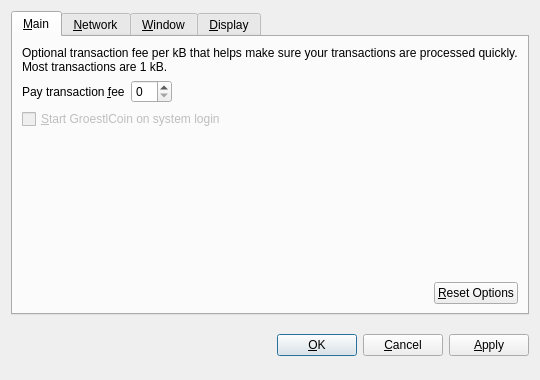
<?xml version="1.0" encoding="UTF-8"?>
<ui version="4.0">
 <class>OptionsDialog</class>
 <widget class="QDialog" name="OptionsDialog">
  <property name="geometry">
   <rect>
    <x>0</x>
    <y>0</y>
    <width>540</width>
    <height>380</height>
   </rect>
  </property>
  <property name="windowTitle">
   <string>Options</string>
  </property>
  <property name="modal">
   <bool>true</bool>
  </property>
  <layout class="QVBoxLayout" name="verticalLayout">
   <item>
    <widget class="QTabWidget" name="tabWidget">
     <property name="tabPosition">
      <enum>QTabWidget::North</enum>
     </property>
     <property name="currentIndex">
      <number>0</number>
     </property>
     <widget class="QWidget" name="tabMain">
      <attribute name="title">
       <string>&amp;Main</string>
      </attribute>
      <layout class="QVBoxLayout" name="verticalLayout_Main">
       <item>
        <widget class="QLabel" name="transactionFeeInfoLabel">
         <property name="text">
          <string>Optional transaction fee per kB that helps make sure your transactions are processed quickly. Most transactions are 1 kB.</string>
         </property>
         <property name="textFormat">
          <enum>Qt::PlainText</enum>
         </property>
         <property name="wordWrap">
          <bool>true</bool>
         </property>
        </widget>
       </item>
       <item>
        <layout class="QHBoxLayout" name="horizontalLayout_1_Main">
         <item>
          <widget class="QLabel" name="transactionFeeLabel">
           <property name="text">
            <string>Pay transaction &amp;fee</string>
           </property>
           <property name="textFormat">
            <enum>Qt::PlainText</enum>
           </property>
           <property name="buddy">
            <cstring>transactionFee</cstring>
           </property>
          </widget>
         </item>
         <item>
          <widget class="BitcoinAmountField" name="transactionFee"/>
         </item>
         <item>
          <spacer name="horizontalSpacer_1_Main">
           <property name="orientation">
            <enum>Qt::Horizontal</enum>
           </property>
           <property name="sizeHint" stdset="0">
            <size>
             <width>40</width>
             <height>20</height>
            </size>
           </property>
          </spacer>
         </item>
        </layout>
       </item>
       <item>
        <widget class="QCheckBox" name="bitcoinAtStartup">
         <property name="enabled">
          <bool>false</bool>
         </property>
         <property name="toolTip">
          <string>Automatically start GroestlCoin after logging in to the system.</string>
         </property>
         <property name="text">
          <string>&amp;Start GroestlCoin on system login</string>
         </property>
        </widget>
       </item>
       <item>
        <spacer name="verticalSpacer_Main">
         <property name="orientation">
          <enum>Qt::Vertical</enum>
         </property>
         <property name="sizeHint" stdset="0">
          <size>
           <width>20</width>
           <height>40</height>
          </size>
         </property>
        </spacer>
       </item>
       <item>
        <layout class="QHBoxLayout" name="horizontalLayout_2_Main">
         <item>
          <spacer name="horizontalSpacer_2_Main">
           <property name="orientation">
            <enum>Qt::Horizontal</enum>
           </property>
           <property name="sizeHint" stdset="0">
            <size>
             <width>40</width>
             <height>20</height>
            </size>
           </property>
          </spacer>
         </item>
         <item>
          <widget class="QPushButton" name="resetButton">
           <property name="toolTip">
            <string>Reset all client options to default.</string>
           </property>
           <property name="text">
            <string>&amp;Reset Options</string>
           </property>
           <property name="autoDefault">
            <bool>false</bool>
           </property>
          </widget>
         </item>
        </layout>
       </item>
      </layout>
     </widget>
     <widget class="QWidget" name="tabNetwork">
      <attribute name="title">
       <string>&amp;Network</string>
      </attribute>
      <layout class="QVBoxLayout" name="verticalLayout_Network">
       <item>
        <widget class="QCheckBox" name="mapPortUpnp">
         <property name="toolTip">
          <string>Automatically open the GroestlCoin client port on the router. This only works when your router supports UPnP and it is enabled.</string>
         </property>
         <property name="text">
          <string>Map port using &amp;UPnP</string>
         </property>
        </widget>
       </item>
       <item>
        <widget class="QCheckBox" name="connectSocks">
         <property name="toolTip">
          <string>Connect to the GroestlCoin network through a SOCKS proxy (e.g. when connecting through Tor).</string>
         </property>
         <property name="text">
          <string>&amp;Connect through SOCKS proxy:</string>
         </property>
        </widget>
       </item>
       <item>
        <layout class="QHBoxLayout" name="horizontalLayout_Network">
         <item>
          <widget class="QLabel" name="proxyIpLabel">
           <property name="text">
            <string>Proxy &amp;IP:</string>
           </property>
           <property name="textFormat">
            <enum>Qt::PlainText</enum>
           </property>
           <property name="buddy">
            <cstring>proxyIp</cstring>
           </property>
          </widget>
         </item>
         <item>
          <widget class="QValidatedLineEdit" name="proxyIp">
           <property name="maximumSize">
            <size>
             <width>140</width>
             <height>16777215</height>
            </size>
           </property>
           <property name="toolTip">
            <string>IP address of the proxy (e.g. 127.0.0.1)</string>
           </property>
          </widget>
         </item>
         <item>
          <widget class="QLabel" name="proxyPortLabel">
           <property name="text">
            <string>&amp;Port:</string>
           </property>
           <property name="textFormat">
            <enum>Qt::PlainText</enum>
           </property>
           <property name="buddy">
            <cstring>proxyPort</cstring>
           </property>
          </widget>
         </item>
         <item>
          <widget class="QLineEdit" name="proxyPort">
           <property name="maximumSize">
            <size>
             <width>55</width>
             <height>16777215</height>
            </size>
           </property>
           <property name="toolTip">
            <string>Port of the proxy (e.g. 9050)</string>
           </property>
          </widget>
         </item>
         <item>
          <widget class="QLabel" name="socksVersionLabel">
           <property name="text">
            <string>SOCKS &amp;Version:</string>
           </property>
           <property name="textFormat">
            <enum>Qt::PlainText</enum>
           </property>
           <property name="buddy">
            <cstring>socksVersion</cstring>
           </property>
          </widget>
         </item>
         <item>
          <widget class="QValueComboBox" name="socksVersion">
           <property name="toolTip">
            <string>SOCKS version of the proxy (e.g. 5)</string>
           </property>
          </widget>
         </item>
         <item>
          <spacer name="horizontalSpacer_Network">
           <property name="orientation">
            <enum>Qt::Horizontal</enum>
           </property>
           <property name="sizeHint" stdset="0">
            <size>
             <width>40</width>
             <height>20</height>
            </size>
           </property>
          </spacer>
         </item>
        </layout>
       </item>
       <item>
        <spacer name="verticalSpacer_Network">
         <property name="orientation">
          <enum>Qt::Vertical</enum>
         </property>
         <property name="sizeHint" stdset="0">
          <size>
           <width>20</width>
           <height>40</height>
          </size>
         </property>
        </spacer>
       </item>
      </layout>
     </widget>
     <widget class="QWidget" name="tabWindow">
      <attribute name="title">
       <string>&amp;Window</string>
      </attribute>
      <layout class="QVBoxLayout" name="verticalLayout_Window">
       <item>
        <widget class="QCheckBox" name="minimizeToTray">
         <property name="enabled">
          <bool>false</bool>
         </property>
         <property name="toolTip">
          <string>Show only a tray icon after minimizing the window.</string>
         </property>
         <property name="text">
          <string>&amp;Minimize to the tray instead of the taskbar</string>
         </property>
        </widget>
       </item>
       <item>
        <widget class="QCheckBox" name="minimizeOnClose">
         <property name="enabled">
          <bool>false</bool>
         </property>
         <property name="toolTip">
          <string>Minimize instead of exit the application when the window is closed. When this option is enabled, the application will be closed only after selecting Quit in the menu.</string>
         </property>
         <property name="text">
          <string>M&amp;inimize on close</string>
         </property>
        </widget>
       </item>
       <item>
        <spacer name="verticalSpacer_Window">
         <property name="orientation">
          <enum>Qt::Vertical</enum>
         </property>
         <property name="sizeHint" stdset="0">
          <size>
           <width>20</width>
           <height>40</height>
          </size>
         </property>
        </spacer>
       </item>
      </layout>
     </widget>
     <widget class="QWidget" name="tabDisplay">
      <attribute name="title">
       <string>&amp;Display</string>
      </attribute>
      <layout class="QVBoxLayout" name="verticalLayout_Display">
       <item>
        <layout class="QHBoxLayout" name="horizontalLayout_1_Display">
         <item>
          <widget class="QLabel" name="langLabel">
           <property name="text">
            <string>User Interface &amp;language:</string>
           </property>
           <property name="textFormat">
            <enum>Qt::PlainText</enum>
           </property>
           <property name="buddy">
            <cstring>lang</cstring>
           </property>
          </widget>
         </item>
         <item>
          <widget class="QValueComboBox" name="lang">
           <property name="toolTip">
            <string>The user interface language can be set here. This setting will take effect after restarting GroestlCoin.</string>
           </property>
          </widget>
         </item>
        </layout>
       </item>
       <item>
        <layout class="QHBoxLayout" name="horizontalLayout_2_Display">
         <item>
          <widget class="QLabel" name="unitLabel">
           <property name="text">
            <string>&amp;Unit to show amounts in:</string>
           </property>
           <property name="textFormat">
            <enum>Qt::PlainText</enum>
           </property>
           <property name="buddy">
            <cstring>unit</cstring>
           </property>
          </widget>
         </item>
         <item>
          <widget class="QValueComboBox" name="unit">
           <property name="toolTip">
            <string>Choose the default subdivision unit to show in the interface and when sending coins.</string>
           </property>
          </widget>
         </item>
        </layout>
       </item>
       <item>
        <widget class="QCheckBox" name="displayAddresses">
         <property name="toolTip">
          <string>Whether to show GroestlCoin addresses in the transaction list or not.</string>
         </property>
         <property name="text">
          <string>&amp;Display addresses in transaction list</string>
         </property>
        </widget>
       </item>
       <item>
        <spacer name="verticalSpacer_Display">
         <property name="orientation">
          <enum>Qt::Vertical</enum>
         </property>
         <property name="sizeHint" stdset="0">
          <size>
           <width>20</width>
           <height>40</height>
          </size>
         </property>
        </spacer>
       </item>
      </layout>
     </widget>
    </widget>
   </item>
   <item>
    <layout class="QHBoxLayout" name="horizontalLayout_Buttons">
     <item>
      <spacer name="horizontalSpacer_1">
       <property name="orientation">
        <enum>Qt::Horizontal</enum>
       </property>
       <property name="sizeHint" stdset="0">
        <size>
         <width>40</width>
         <height>48</height>
        </size>
       </property>
      </spacer>
     </item>
     <item>
      <widget class="QLabel" name="statusLabel">
       <property name="font">
        <font>
         <weight>75</weight>
         <bold>true</bold>
        </font>
       </property>
       <property name="text">
        <string/>
       </property>
       <property name="textFormat">
        <enum>Qt::PlainText</enum>
       </property>
       <property name="wordWrap">
        <bool>true</bool>
       </property>
      </widget>
     </item>
     <item>
      <spacer name="horizontalSpacer_2">
       <property name="orientation">
        <enum>Qt::Horizontal</enum>
       </property>
       <property name="sizeHint" stdset="0">
        <size>
         <width>40</width>
         <height>48</height>
        </size>
       </property>
      </spacer>
     </item>
     <item>
      <widget class="QPushButton" name="okButton">
       <property name="text">
        <string>&amp;OK</string>
       </property>
      </widget>
     </item>
     <item>
      <widget class="QPushButton" name="cancelButton">
       <property name="text">
        <string>&amp;Cancel</string>
       </property>
       <property name="autoDefault">
        <bool>false</bool>
       </property>
      </widget>
     </item>
     <item>
      <widget class="QPushButton" name="applyButton">
       <property name="text">
        <string>&amp;Apply</string>
       </property>
       <property name="autoDefault">
        <bool>false</bool>
       </property>
      </widget>
     </item>
    </layout>
   </item>
  </layout>
 </widget>
 <customwidgets>
  <customwidget>
   <class>BitcoinAmountField</class>
   <extends>QSpinBox</extends>
   <header>bitcoinamountfield.h</header>
  </customwidget>
  <customwidget>
   <class>QValueComboBox</class>
   <extends>QComboBox</extends>
   <header>qvaluecombobox.h</header>
  </customwidget>
  <customwidget>
   <class>QValidatedLineEdit</class>
   <extends>QLineEdit</extends>
   <header>qvalidatedlineedit.h</header>
  </customwidget>
 </customwidgets>
 <resources/>
 <connections/>
</ui>
